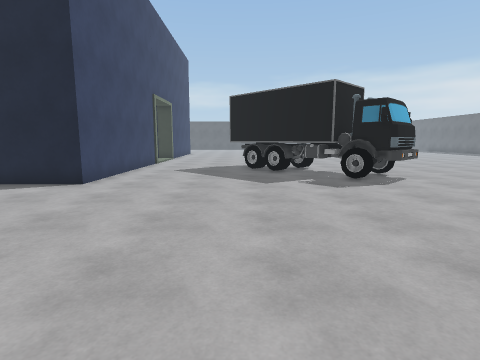
[1] (above)

13 first-person views from a walk through a Unity game level. The camera is 1.4 m above the floor, tilts 8° down and sees 80° across. Doors are open. The floor is counted in squares, 1 m on a side. Each view is taken from the middle of a square. On the plan, view 1 faces up. The plan holds only what a view shows up to about 14 squares ahead; the rest is blank. The place goes on beyond the plan. The player is left out.

[2]
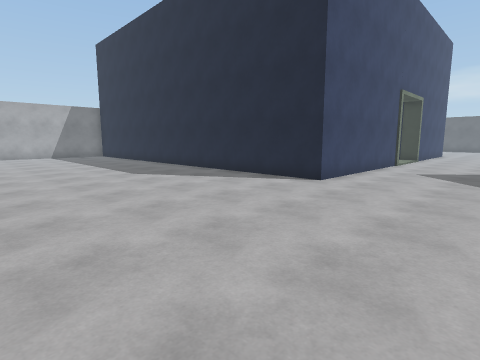

[3]
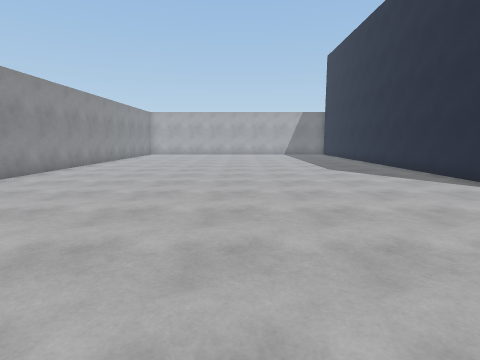

[4]
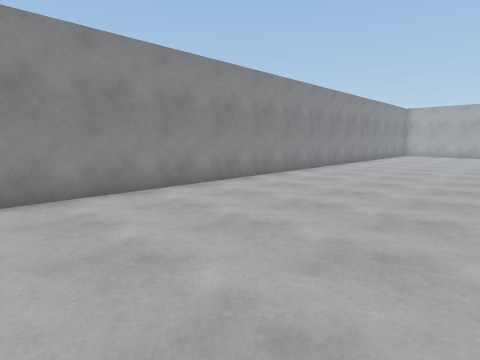

[5]
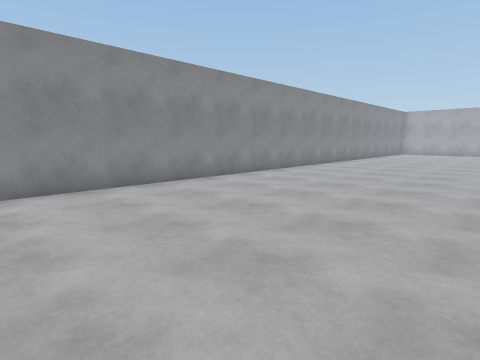

[6]
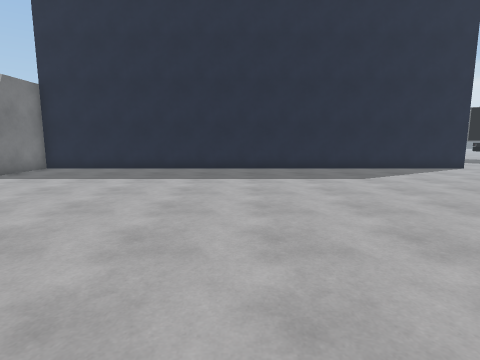

[7]
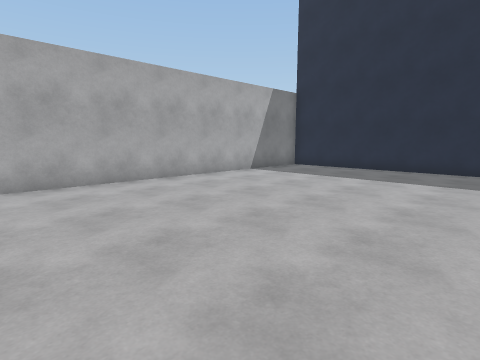

[8]
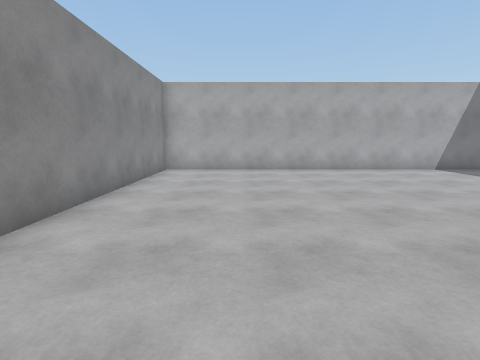

[9]
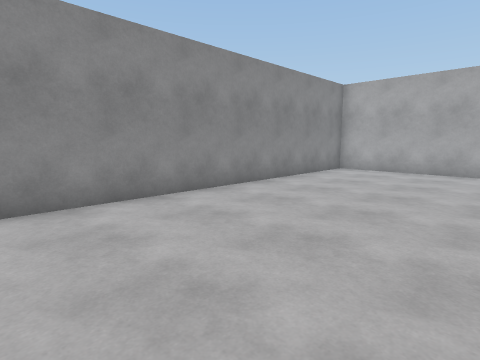

[10]
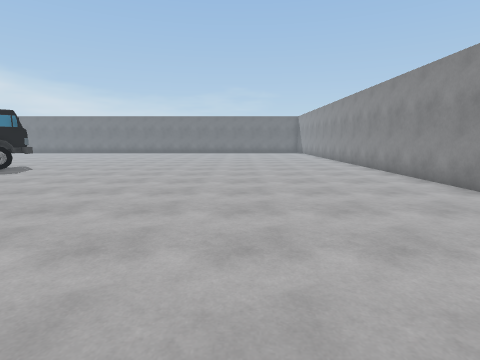

[11]
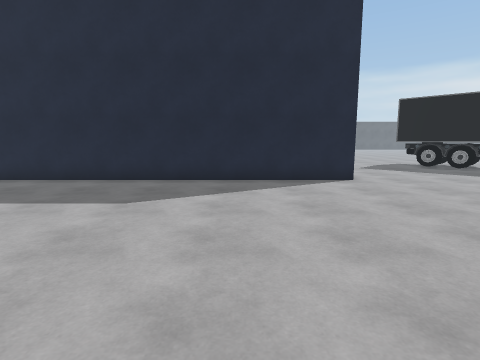

[12]
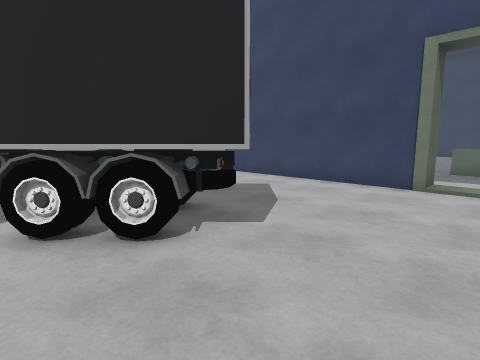

[13]
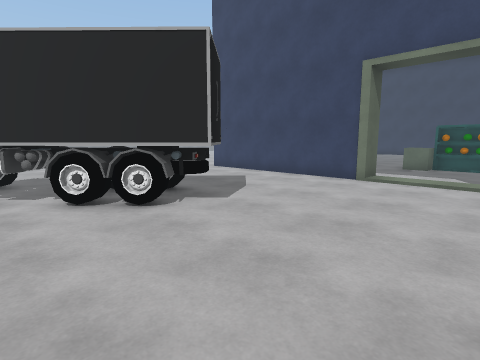

### Floor plan
Key: @ floor where view 1 was taken; # wall or solid block; . floor; D open door; T truck; C cube; O other object.
Columns run from 26 left of view 1 to 5 right of it. Each row starts with its distance up from view 1.
 21                          ..... .
 20                 .....D.........
 19                O.....D..........
 18                OC....D..........
 17                CC...##..........
 16                      #.....TT...
 15                      #....TTTT..
 14                      #....TTTTT
 13                      #.....TTTT
 12                      #......TTTT
 11                      #.......TTT
 10                      #........TT
  9 ######################.........T
  8 #...............................
  7 #...............................
  6 #...............................
  5 #...............................
  4 #...............................
  3 #...............................
  2 #...............................
  1 #...............................
  0 #.........................@.....
 -1 #...............................
 -2 #...............................
 -3 #...............................
 -4 #...............................
 -5 #...............................
 -6 #...............................
 -7 #...............................
 -8 ################################

Positions as (right, up) in squares from view 1, and headings:
1: (0, 0), facing up
2: (0, 0), facing up-left
3: (2, 1), facing left
4: (2, 0), facing down-left
5: (5, 1), facing down-left
6: (-16, -5), facing up
7: (-16, -5), facing up-left
8: (-12, -4), facing left
9: (-12, -1), facing down-left
10: (-9, -1), facing right
11: (-9, -1), facing up
12: (4, 19), facing down-left
13: (5, 21), facing down-left
